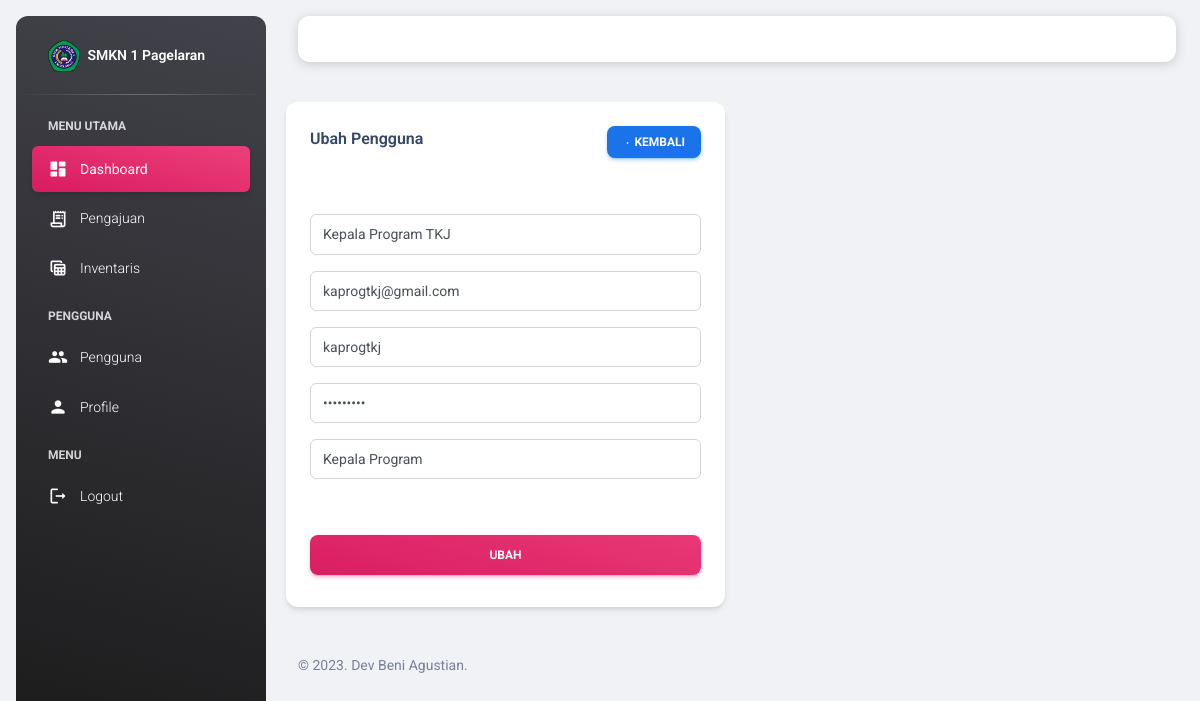
The page /view_user/user_edit.php?id_user=3 (signed in) on the database its author committed.
### tables this page shows
CREATE TABLE `users` (
  `id_user` int(11) NOT NULL,
  `nama` varchar(255) NOT NULL,
  `username` varchar(255) NOT NULL,
  `email` varchar(255) NOT NULL,
  `password` varchar(255) NOT NULL,
  `image` varchar(255) NOT NULL,
  `role_id` int(11) NOT NULL,
  `date_created` date NOT NULL,
  `is_active` int(11) NOT NULL
);

CREATE TABLE `users_role` (
  `id_role` int(11) NOT NULL,
  `role` varchar(255) NOT NULL
);

### functions.php (called while the page is built, shortened)
<?php
$conn = mysqli_connect("localhost", "root", "", "db_siib");
function query($query)
{
    global $conn;
    $result = mysqli_query($conn, $query);
    $rows = [];
    while ($row = mysqli_fetch_assoc($result)) {
        $rows[] = $row;
    }
    return $rows;
}

### view_user/user_edit.php (the view, shortened to what this page needs)
<?php
include "../templates/header.php";
$id = $_GET["id_user"];
$u = query(
    "SELECT * FROM users
    INNER JOIN users_role ON users.role_id = users_role.id_role
    WHERE id_user = $id"
)[0];
?>
<div class="row mb-4">
    <div class="col-12 col-md-6">
        <div class="card">
            <div class="card-header pb-0">
                <div class="row">
                    <div class="col-lg-6 col-7">
                        <h6>Ubah Pengguna</h6>
                    </div>
                    <div class="col-lg-6 col-5 my-auto text-end">
                        <a href="users.php" class="btn btn-sm btn-info text-white"><i
                                class="material-icons opacity-10">arrow_left</i> Kembali</a>
                    </div>
                </div>
            </div>
            <div class="card-body pb-4">
                <div class="row">
                    <div class="col-12">
                        <form role="form" class="text-start" method="POST" action="">
                            <div class="input-group input-group-outline my-3">
                                <input type="text" class="form-control" name="nama" value="<?= $u["nama"]; ?>">
                            </div>
                            <div class="input-group input-group-outline mb-3">
                                <input type="email" class="form-control" name="email" value="<?= $u["email"]; ?>">
                            </div>
                            <div class="input-group input-group-outline my-3">
                                <input type="text" class="form-control" name="username" value="<?= $u["username"]; ?>">
                            </div>
                            <div class="input-group input-group-outline mb-3">
                                <input type="password" class="form-control" name="password"
                                    value="<?= $u["password"]; ?>">
                            </div>
                            <div class="input-group input-group-outline my-3">
                                <select class="form-select form-control mb-3" name="role">
                                    <option value="<?= $u["role_id"]; ?>"><?= $u["role"]; ?></option>
                                </select>
                            </div>
                            <div class="text-center">
                                <button type="submit" class="btn bg-gradient-primary w-100 my-4 mb-2"
                                    name="edit_user">Ubah</button>
                            </div>
                        </form>
                    </div>
                </div>
            </div>
        </div>
    </div>
</div>
<?php
include "../templates/footer.php";
?>

### rows shown on the page
users: nama "Kepala Program TKJ", email "kaprogtkj@gmail.com", username "kaprogtkj", role "Kepala Program"
